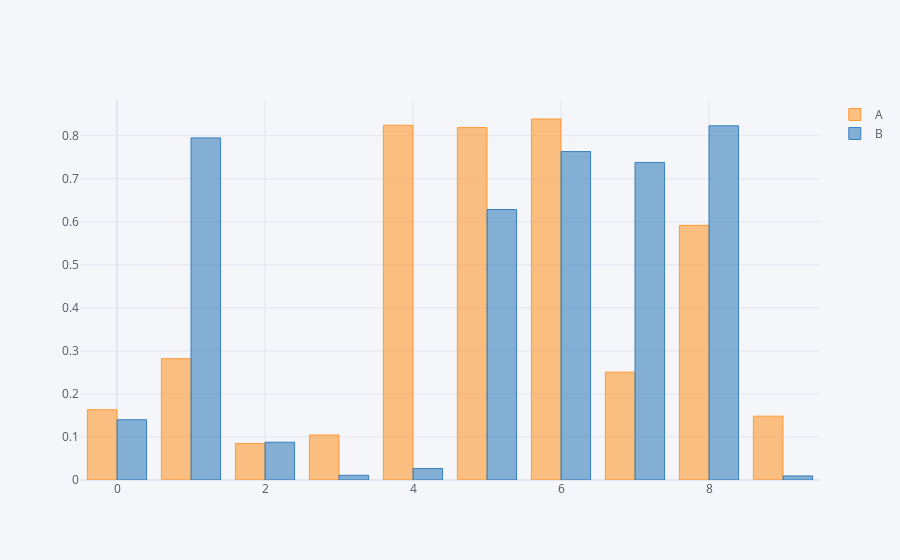

The cell this chart's notebook holds for it:
### Markdown cell above
### 2.4.1. bar 그래프 테스트

### Code cell
df.iplot(kind='bar')

### Figure 1 — Plotly figure (JSON) as saved in the notebook; plotly's stock layout.template omitted (floating-point values rounded to 4 significant figures)
{"data": [{"marker": {"color": "rgba(255, 153, 51, 0.6)", "line": {"color": "rgba(255, 153, 51, 1.0)", "width": 1}}, "name": "A", "orientation": "v", "text": "", "type": "bar", "x": [0, 1, 2, 3, 4, 5, 6, 7, 8, 9], "y": [0.1633, 0.2819, 0.08466, 0.1045, 0.8244, 0.8189, 0.8389, 0.2506, 0.5917, 0.1483]}, {"marker": {"color": "rgba(55, 128, 191, 0.6)", "line": {"color": "rgba(55, 128, 191, 1.0)", "width": 1}}, "name": "B", "orientation": "v", "text": "", "type": "bar", "x": [0, 1, 2, 3, 4, 5, 6, 7, 8, 9], "y": [0.1401, 0.795, 0.08784, 0.01093, 0.02679, 0.6285, 0.7632, 0.738, 0.8231, 0.009416]}], "layout": {"legend": {"bgcolor": "#F5F6F9", "font": {"color": "#4D5663"}}, "paper_bgcolor": "#F5F6F9", "plot_bgcolor": "#F5F6F9", "title": {"font": {"color": "#4D5663"}}, "xaxis": {"gridcolor": "#E1E5ED", "showgrid": true, "tickfont": {"color": "#4D5663"}, "title": {"font": {"color": "#4D5663"}, "text": ""}, "zerolinecolor": "#E1E5ED"}, "yaxis": {"gridcolor": "#E1E5ED", "showgrid": true, "tickfont": {"color": "#4D5663"}, "title": {"font": {"color": "#4D5663"}, "text": ""}, "zerolinecolor": "#E1E5ED"}}}
